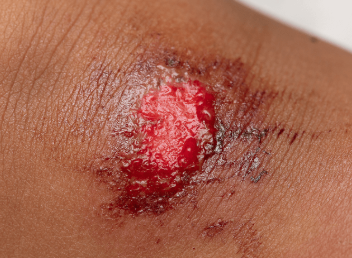
#> input picture shoelace/photo_wounds/wound.png, 352 x 258 px
$ python -i image_handling.py   (imports and definitions only)
#> lines starting #> are read from the running program, lines starting #| are printed output that depends on the picture; after the words box and inside, x2 and y2 are one past the last pixel; in counts of white or black regions, pixels touching at a corner belong together
import cv2 as cv
import numpy as np

def shoelace_formula(boundary_points, absoluteValue=True):
    points = np.array(boundary_points)
    x = points[:, 0]
    y = points[:, 1]

    area = 0.5 * np.sum(x * np.roll(y, -1) - y * np.roll(x, -1))

    return abs(area) if absoluteValue else area

def read_image(path):
    img = cv.imread(path)
    return img

def rescale_image(frame, scale): #Will integrate when needed
    width = int (frame[1]*scale)
    height = int(frame[0]*scale)

def make_grayscale(frame):
    gray = cv.cvtColor(frame, cv.COLOR_BGR2GRAY)
    return gray

def make_blur(frame, kernel_size=3):
    blurred = cv.GaussianBlur(frame, (3,3), 0)
    return blurred

def binarize_image(frame):
    _, imageThres = cv.threshold(frame, 0, 255, cv.THRESH_BINARY+cv.THRESH_OTSU)
    return imageThres

def canny_image(thresholdFrame):
    canny_img = cv.Canny(thresholdFrame, 0, 0)
    return canny_img

def get_contours(cannyImage):
    contours, _ = cv.findContours(cannyImage, cv.RETR_LIST, cv.CHAIN_APPROX_SIMPLE)
    return contours

def filter_contours(contours):
    max_area = max(cv.contourArea(c) for c in contours)
    min_area = 0.0*max_area
    max_coverage = 0.95*max_area
    filtered = [c for c in contours if cv.contourArea(c)>min_area and cv.contourArea(c)<max_coverage]
    return filtered

def combine_and_order_points(filtered_points):
    all_points = np.vstack(filtered_points)
    all_points = all_points[:, 0, :]
    unique_points = np.unique(all_points, axis=0)
    hull = cv.convexHull(unique_points)
    hull = hull[:,0,:]
    return hull

def find_area(frame):
    gray_ = make_grayscale(frame)
    blur_ = make_blur(gray_)
    binary_ = binarize_image(blur_)
    canny_ = canny_image(binary_)
    contours = get_contours(canny_)
    filtered = filter_contours(contours)
    points = combine_and_order_points(filtered)

    area = shoelace_formula(points)
    return area

def final_(path):
    img = read_image(path)
    area = find_area(img)
    return area

>>> import cv2
>>> picture = cv2.imread('photo_wounds/wound.png')
#> picture is the input picture: shape (258, 352, 3); mean B, G, R 80.4, 101.5, 167.8
>>> result = find_area(picture)
#> in make_grayscale, `gray = cv.cvtColor(frame, cv.COLOR_BGR2GRAY)`:
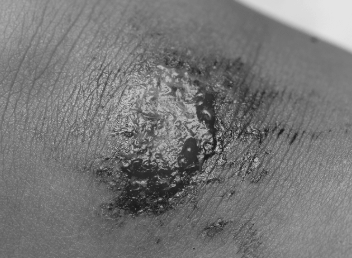
#> gray: shape (258, 352); min 26, max 228, mean 118.9
#> in binarize_image, `_, imageThres = cv.threshold(frame, 0, 255, cv.THRESH_BINARY+cv.THRESH..`:
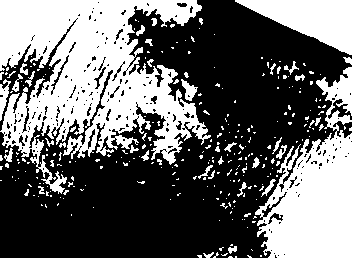
#> imageThres: shape (258, 352); 40.8% white; 291 white regions (252 under 20 px), largest, box (x1, y1, x2, y2) and area: (0, 0, 211, 194) 20659, (255, 67, 352, 258) 9891, (235, 0, 352, 55) 3411
#> in canny_image, `canny_img = cv.Canny(thresholdFrame, 0, 0)`:
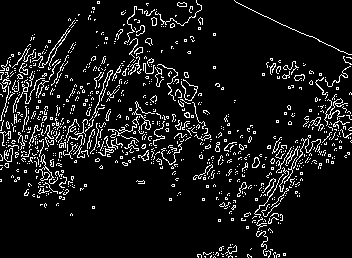
#> canny_img: shape (258, 352); 8.8% white in thin lines or dots
#> in get_contours, `contours, _ = cv.findContours(cannyImage, cv.RETR_LIST, cv.CHAIN_APPRO..`: contours = 1089 contours, 1067 with area under 20; largest, box (x1, y1, x2, y2) and area: (324, 98, 348, 126) 54, (252, 157, 260, 168) 48, (132, 101, 155, 130) 45, (252, 157, 260, 168) 42, (138, 150, 149, 161) 40
#> in filter_contours, `max_area = max(cv.contourArea(c) for c in contours)`: max_area = 53.5
#> in filter_contours, `min_area = 0.0*max_area`: min_area = 0
#> in filter_contours, `max_coverage = 0.95*max_area`: max_coverage = 50.82
#> in filter_contours, `filtered = [c for c in contours if cv.contourArea(c)>min_area and cv.c..`: filtered = 536 contours, 515 with area under 20; largest, box (x1, y1, x2, y2) and area: (252, 157, 260, 168) 48, (132, 101, 155, 130) 45, (252, 157, 260, 168) 42, (138, 150, 149, 161) 40, (310, 117, 321, 126) 36
#> in combine_and_order_points, `all_points = np.vstack(filtered_points)`: all_points = contour of 7008 points, box (x1, y1, x2, y2) (0, 0, 352, 258), area 4307
#> in combine_and_order_points, `all_points = all_points[:, 0, :]`: all_points = 7008 pairs, first value 0 to 351, second value 0 to 257
#> in combine_and_order_points, `unique_points = np.unique(all_points, axis=0)`: unique_points = 5241 pairs, first value 0 to 351, second value 0 to 257
#> in combine_and_order_points, `hull = cv.convexHull(unique_points)`: hull = contour of 15 points, box (x1, y1, x2, y2) (0, 0, 352, 258), area 73855
#> in combine_and_order_points, `hull = hull[:,0,:]`: hull = 15 rows, first 8: [351, 133], [349, 154], [285, 255], [276, 257], [198, 257], [40, 205], [0, 181], [0, 70]
#> in find_area, `points = combine_and_order_points(filtered)`: points has the same summary as hull in combine_and_order_points
#> in shoelace_formula, `points = np.array(boundary_points)`: points has the same summary as hull in combine_and_order_points
#> in shoelace_formula, `x = points[:, 0]`: x = [351, 349, 285, 276, 198, 40, 0, 0, 1, 11, 33, 97, 196, 234, 351]
#> in shoelace_formula, `y = points[:, 1]`: y = [133, 154, 255, 257, 257, 205, 181, 70, 65, 54, 37, 1, 0, 0, 54]
#> in shoelace_formula, `area = 0.5 * np.sum(x * np.roll(y, -1) - y * np.roll(x, -1))`: area = 73855
#> result = 73855
